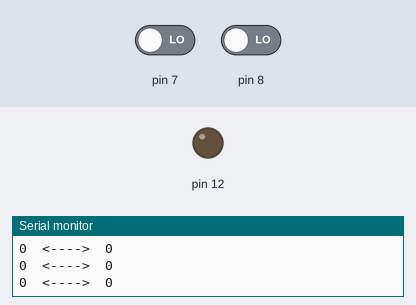
Bench run of a sketch on a simulated Arduino Uno, built with avr-gcc and run on an emulated ATmega328P. Parts: output pins drawn as LEDs (lit = HIGH), the last lines printed to the serial monitor. Inputs (shaded band) come from the test bench; at power-on: pin 7 LOW, pin 8 LOW.

Above: at 1.2 s.
1.3 s: pin 7 driven HIGH
At 2.6 s:
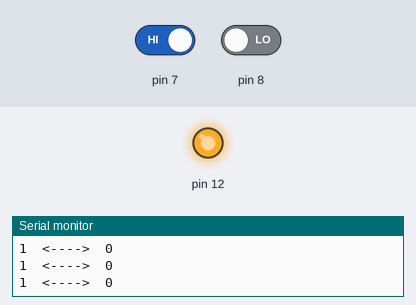
Timing chart, 0 to 4.3 s (numbered marks = the images above; inputs shaded):
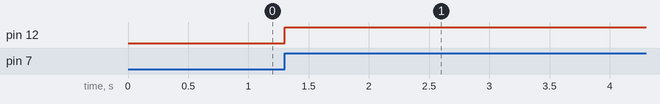

The sketch:

Double-Pushbutton.ino
```cpp
void setup()
{
  Serial.begin(9600);
  pinMode(12, OUTPUT);
  pinMode(7,INPUT);
}

void loop()
{
  int btn1 = digitalRead(7);
  int btn2 = digitalRead(8);

  if(btn1 == 1){
  	digitalWrite(12, HIGH);
  }
  else if(btn2 == 1){
  	digitalWrite(12, LOW);
  }

  Serial.print(btn1);
  Serial.print("  <---->  ");
  Serial.println(btn2);
}
```

Measured:
- after the input at 1.3 s, pin 12: LOW → HIGH at once
